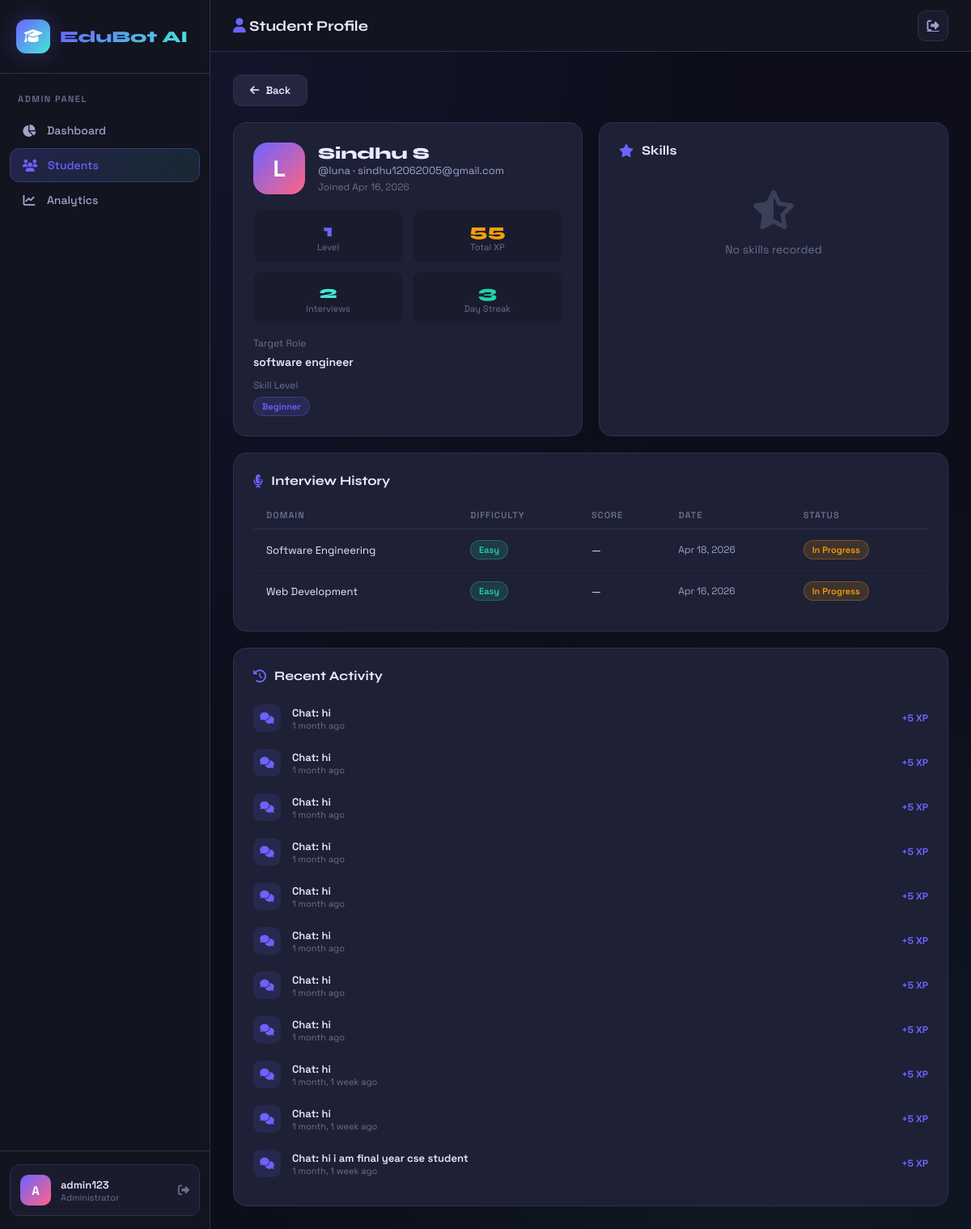
/admin-dashboard/students/5/ (signed in), run on the app's committed database.
### core/models.py (models this page shows, shortened)
class StudentProfile(models.Model):
    SKILL_LEVELS = [('beginner', 'Beginner'), ('intermediate', 'Intermediate'), ('advanced', 'Advanced')]
    user = models.OneToOneField(User, on_delete=models.CASCADE, related_name='student_profile')
    bio = models.TextField(blank=True)
    skill_level = models.CharField(max_length=20, choices=SKILL_LEVELS, default='beginner')
    target_role = models.CharField(max_length=100, blank=True)
    subjects = models.TextField(blank=True, help_text="Comma-separated subjects")
    profile_picture = models.ImageField(upload_to='profiles/', blank=True, null=True)
    created_at = models.DateTimeField(auto_now_add=True)
    total_xp = models.IntegerField(default=0)
    streak_days = models.IntegerField(default=0)
    last_active = models.DateField(null=True, blank=True)
    @property
    def level(self):
        if self.total_xp < 500: return 1
        elif self.total_xp < 1500: return 2
        elif self.total_xp < 3000: return 3
        elif self.total_xp < 5000: return 4
        else: return 5

class MockInterview(models.Model):
    DOMAINS = [
        ('software_engineering', 'Software Engineering'),
        ('data_science', 'Data Science'),
        ('web_development', 'Web Development'),
        ('machine_learning', 'Machine Learning'),
        ('system_design', 'System Design'),
        ('behavioral', 'Behavioral'),
        ('hr', 'HR Round'),
    ]
    DIFFICULTY = [('easy', 'Easy'), ('medium', 'Medium'), ('hard', 'Hard')]
    STATUS = [('pending', 'Pending'), ('in_progress', 'In Progress'), ('completed', 'Completed')]
    user = models.ForeignKey(User, on_delete=models.CASCADE, related_name='interviews')
    domain = models.CharField(max_length=50, choices=DOMAINS)
    difficulty = models.CharField(max_length=10, choices=DIFFICULTY, default='medium')
    status = models.CharField(max_length=20, choices=STATUS, default='pending')
    overall_score = models.FloatField(null=True, blank=True)
    feedback_summary = models.TextField(blank=True)
    started_at = models.DateTimeField(auto_now_add=True)
    completed_at = models.DateTimeField(null=True, blank=True)
    duration_minutes = models.IntegerField(default=0)
    class Meta:
        ordering = ['-started_at']

class ProgressRecord(models.Model):
    ACTIVITY_TYPES = [
        ('chat', 'AI Chat'),
        ('interview', 'Mock Interview'),
        ('study', 'Study Session'),
        ('quiz', 'Quiz Completed'),
    ]
    user = models.ForeignKey(User, on_delete=models.CASCADE, related_name='progress')
    activity_type = models.CharField(max_length=20, choices=ACTIVITY_TYPES)
    activity_name = models.CharField(max_length=200)
    score = models.FloatField(null=True, blank=True)
    xp_earned = models.IntegerField(default=0)
    duration_minutes = models.IntegerField(default=0)
    notes = models.TextField(blank=True)
    recorded_at = models.DateTimeField(auto_now_add=True)
    class Meta:
        ordering = ['-recorded_at']

### core/views.py (the view)
# urls.py: path('admin-dashboard/students/<int:user_id>/', views.admin_student_detail, name='admin_student_detail'),
@login_required
def admin_student_detail(request, user_id):
    if not request.user.is_staff:
        return redirect('dashboard')
    student = get_object_or_404(User, id=user_id, is_staff=False)
    profile, _ = StudentProfile.objects.get_or_create(user=student)
    interviews = MockInterview.objects.filter(user=student).order_by('-started_at')
    progress_records = ProgressRecord.objects.filter(user=student)[:20]
    skills = SkillAssessment.objects.filter(user=student)
    return render(request, 'admin_dash/student_detail.html', {
        'student': student, 'profile': profile, 'interviews': interviews,
        'progress_records': progress_records, 'skills': skills
    })

### templates/admin_dash/student_detail.html (shortened to what this page needs)
{% extends 'base.html' %}
{% block page_title %}<i class="fas fa-user" style="color:var(--primary)"></i> Student Profile{% endblock %}
{% block content %}
<div style="display:flex;gap:12px;margin-bottom:20px">
  <a href="{% url 'admin_students' %}" class="btn btn-secondary"><i class="fas fa-arrow-left"></i> Back</a>
</div>
<div class="grid-2" style="margin-bottom:20px">
  <div class="card">
    <div style="display:flex;align-items:center;gap:16px;margin-bottom:20px">
      <div style="width:64px;height:64px;border-radius:18px;background:linear-gradient(135deg,var(--primary),var(--secondary));display:flex;align-items:center;justify-content:center;font-size:28px;font-weight:800;color:#fff">{{ student.username|first|upper }}</div>
      <div>
        <h3 style="font-family:'Syne',sans-serif;font-size:20px;font-weight:800">{{ student.get_full_name|default:student.username }}</h3>
        <p style="color:var(--text2);font-size:13px">@{{ student.username }} · {{ student.email }}</p>
        <p style="color:var(--text3);font-size:12px;margin-top:4px">Joined {{ student.date_joined|date:"M d, Y" }}</p>
      </div>
    </div>
    <div style="display:grid;grid-template-columns:1fr 1fr;gap:12px">
      <div style="background:var(--bg3);border-radius:10px;padding:12px;text-align:center">
        <div style="font-family:'Syne',sans-serif;font-size:22px;font-weight:800;color:var(--primary)">{{ profile.level }}</div>
        <div style="font-size:11px;color:var(--text3)">Level</div>
      </div>
      <div style="background:var(--bg3);border-radius:10px;padding:12px;text-align:center">
        <div style="font-family:'Syne',sans-serif;font-size:22px;font-weight:800;color:var(--warning)">{{ profile.total_xp }}</div>
        <div style="font-size:11px;color:var(--text3)">Total XP</div>
      </div>
      <div style="background:var(--bg3);border-radius:10px;padding:12px;text-align:center">
        <div style="font-family:'Syne',sans-serif;font-size:22px;font-weight:800;color:var(--accent)">{{ interviews.count }}</div>
        <div style="font-size:11px;color:var(--text3)">Interviews</div>
      </div>
      <div style="background:var(--bg3);border-radius:10px;padding:12px;text-align:center">
        <div style="font-family:'Syne',sans-serif;font-size:22px;font-weight:800;color:var(--success)">{{ profile.streak_days }}</div>
        <div style="font-size:11px;color:var(--text3)">Day Streak</div>
      </div>
    </div>
    <div style="margin-top:16px">
      <div style="font-size:12px;color:var(--text3);margin-bottom:6px">Target Role</div>
      <div style="font-size:14px;font-weight:600">{{ profile.target_role|default:"Not set" }}</div>
    </div>
    <div style="margin-top:12px">
      <div style="font-size:12px;color:var(--text3);margin-bottom:6px">Skill Level</div>
      <span class="badge badge-primary">{{ profile.get_skill_level_display }}</span>
    </div>
  </div>
  <div class="card">
    <div class="card-title" style="margin-bottom:16px"><i class="fas fa-star"></i> Skills</div>
    {% for s in skills %}
    <div style="display:flex;align-items:center;gap:12px;padding:8px 0;border-bottom:1px solid rgba(46,48,80,0.4)">
      <div style="font-size:13px;font-weight:600;width:120px">{{ s.skill_name }}</div>
      <div style="flex:1;height:7px;background:var(--bg3);border-radius:4px;overflow:hidden">
        <div style="height:100%;width:{{ s.score }}%;background:linear-gradient(90deg,var(--primary),var(--accent));border-radius:4px"></div>
      </div>
      <div style="font-size:12px;font-weight:700;color:var(--text2)">{{ s.score }}%</div>
    </div>
    {% empty %}
    <div class="empty-state" style="padding:24px"><i class="fas fa-star-half-alt"></i><p>No skills recorded</p></div>
    {% endfor %}
  </div>
</div>
<div class="card" style="margin-bottom:20px">
  <div class="card-title" style="margin-bottom:16px"><i class="fas fa-microphone-alt"></i> Interview History</div>
  <div class="table-wrap">
    <table>
      <thead><tr><th>Domain</th><th>Difficulty</th><th>Score</th><th>Date</th><th>Status</th></tr></thead>
      <tbody>
        {% for iv in interviews %}
        <tr>
          <td>{{ iv.get_domain_display }}</td>
          <td><span class="badge badge-{% if iv.difficulty == 'easy' %}success{% elif iv.difficulty == 'medium' %}warning{% else %}danger{% endif %}">{{ iv.get_difficulty_display }}</span></td>
          <td>{% if iv.overall_score %}<strong style="color:{% if iv.overall_score >= 7 %}var(--success){% elif iv.overall_score >= 5 %}var(--warning){% else %}var(--danger){% endif %}">{{ iv.overall_score|floatformat:1 }}/10</strong>{% else %}—{% endif %}</td>
          <td style="font-size:12px;color:var(--text2)">{{ iv.started_at|date:"M d, Y" }}</td>
          <td><span class="badge badge-{% if iv.status == 'completed' %}success{% elif iv.status == 'in_progress' %}warning{% else %}info{% endif %}">{{ iv.get_status_display }}</span></td>
        </tr>
        {% empty %}
        <tr><td colspan="5" style="text-align:center;color:var(--text3);padding:24px">No interviews yet</td></tr>
        {% endfor %}
      </tbody>
    </table>
  </div>
</div>
<div class="card">
  <div class="card-title" style="margin-bottom:16px"><i class="fas fa-history"></i> Recent Activity</div>
  {% for r in progress_records %}
  <div style="display:flex;align-items:center;gap:14px;padding:10px 0;border-bottom:1px solid rgba(46,48,80,0.3)">
    <div style="width:34px;height:34px;border-radius:9px;background:rgba(108,99,255,0.12);display:flex;align-items:center;justify-content:center;font-size:14px;color:var(--primary)">
      {% if r.activity_type == 'chat' %}<i class="fas fa-comments"></i>
      {% elif r.activity_type == 'interview' %}<i class="fas fa-microphone-alt"></i>
      {% else %}<i class="fas fa-book"></i>{% endif %}
    </div>
    <div style="flex:1"><div style="font-size:13px;font-weight:600">{{ r.activity_name }}</div><div style="font-size:11px;color:var(--text3)">{{ r.recorded_at|timesince }} ago</div></div>
    <span style="font-size:12px;font-weight:700;color:var(--primary)">+{{ r.xp_earned }} XP</span>
  </div>
  {% empty %}
  <div class="empty-state" style="padding:24px"><i class="fas fa-history"></i><p>No activity recorded</p></div>
  {% endfor %}
</div>
{% endblock %}

### templates/base.html (shortened to what this page needs)
<!DOCTYPE html>
<html lang="en">
<head>
<link rel="stylesheet" href="https://cdnjs.cloudflare.com/ajax/libs/font-awesome/6.5.0/css/all.min.css">
</head>
<body>
{% if user.is_authenticated %}
<aside class="sidebar">
  <div class="sidebar-brand">
    <div class="brand-icon"><i class="fas fa-graduation-cap"></i></div>
    <span class="brand-text">EduBot AI</span>
  </div>
  <nav class="sidebar-nav">
    {% if user.is_staff %}
    <div class="nav-section">
      <div class="nav-label">Admin Panel</div>
      <a href="{% url 'admin_dashboard' %}" class="nav-item {% if request.resolver_match.url_name == 'admin_dashboard' %}active{% endif %}">
        <i class="fas fa-fw fa-chart-pie"></i> Dashboard
      </a>
      <a href="{% url 'admin_students' %}" class="nav-item {% if 'students' in request.path %}active{% endif %}">
        <i class="fas fa-fw fa-users"></i> Students
      </a>
      <a href="{% url 'admin_analytics' %}" class="nav-item {% if 'analytics' in request.path %}active{% endif %}">
        <i class="fas fa-fw fa-chart-line"></i> Analytics
      </a>
    </div>
    {% endif %}
  </nav>
  <div class="sidebar-footer">
    <div class="user-card">
      <div class="user-avatar">{{ user.username|first|upper }}</div>
      <div class="user-info">
        <div class="user-name">{{ user.get_full_name|default:user.username }}</div>
        <div class="user-role">{% if user.is_staff %}Administrator{% else %}Student{% endif %}</div>
      </div>
      <a href="{% url 'logout' %}" class="user-logout" title="Logout"><i class="fas fa-sign-out-alt"></i></a>
    </div>
  </div>
</aside>
<main class="main">
  <div class="topbar">
    <span class="topbar-title">{% block page_title %}Dashboard{% endblock %}</span>
    <a href="{% url 'logout' %}" class="topbar-btn" title="Logout"><i class="fas fa-sign-out-alt"></i></a>
  </div>
  <div class="content">
    {% block content %}{% endblock %}
  </div>
</main>
{% else %}
{% block auth_content %}{% endblock %}
{% endif %}
</body>
</html>

### data on the page
StudentProfile: level "1", total_xp "55", streak_days "3", target_role "software engineer", skill_level "Beginner"
MockInterview: domain "Software Engineering", difficulty "Easy", started_at "Apr 18, 2026", status "In Progress"
MockInterview: domain "Web Development", difficulty "Easy", started_at "Apr 16, 2026", status "In Progress"
ProgressRecord: activity_type "chat" (drawn), activity_name "Chat: hi", recorded_at "1 month", xp_earned "5"
ProgressRecord: activity_type "chat" (drawn), activity_name "Chat: hi", recorded_at "1 month", xp_earned "5"
ProgressRecord: activity_type "chat" (drawn), activity_name "Chat: hi", recorded_at "1 month", xp_earned "5"
ProgressRecord: activity_type "chat" (drawn), activity_name "Chat: hi", recorded_at "1 month", xp_earned "5"
ProgressRecord: activity_type "chat" (drawn), activity_name "Chat: hi", recorded_at "1 month", xp_earned "5"
ProgressRecord: activity_type "chat" (drawn), activity_name "Chat: hi", recorded_at "1 month", xp_earned "5"
ProgressRecord: activity_type "chat" (drawn), activity_name "Chat: hi", recorded_at "1 month", xp_earned "5"
ProgressRecord: activity_type "chat" (drawn), activity_name "Chat: hi", recorded_at "1 month", xp_earned "5"
ProgressRecord: activity_type "chat" (drawn), activity_name "Chat: hi", recorded_at "1 month, 1 week", xp_earned "5"
ProgressRecord: activity_type "chat" (drawn), activity_name "Chat: hi", recorded_at "1 month, 1 week", xp_earned "5"
ProgressRecord: activity_type "chat" (drawn), activity_name "Chat: hi i am final year cse student", recorded_at "1 month, 1 week", xp_earned "5"

### other printed values
{{ user.username|first|upper }} "A"
{{ user.get_full_name|default:user.username }} "admin123"
{{ student.username|first|upper }} "L"
{{ student.get_full_name|default:student.username }} "Sindhu S"
{{ student.username }} "luna"
{{ student.email }} "sindhu12062005@gmail.com"
{{ student.date_joined|date:"M d, Y" }} "Apr 16, 2026"
{{ interviews.count }} "2"
